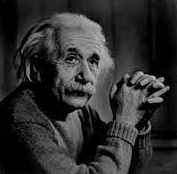
#> input picture New.png, 177 x 174 px
$ python log.py
#> lines starting #> are read from the running program, lines starting #| are printed output that depends on the picture
import cv2
import numpy as np
image =cv2.imread('New.png')
#> image is the input picture: shape (174, 177, 3); min 0, max 199, mean 46.6

# c=255/np.log(1+255)
# # print(c)
c=60
log_image = c * (np.log(image + 1))
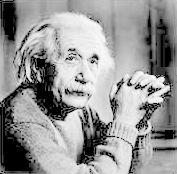
#> log_image: shape (174, 177, 3) float16; min 0, max 317.8, mean 187.2; drawn with min black and max white

log_image = np.array(log_image, dtype = np.uint8)
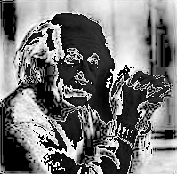
#> log_image: shape (174, 177, 3); min 0, max 255, mean 118.2

cv2.imshow('LOG_Tran', log_image)
cv2.waitKey()

# [5 lines of commented-out code are left out]

$ run again, with ballon.PNG copied over New.png
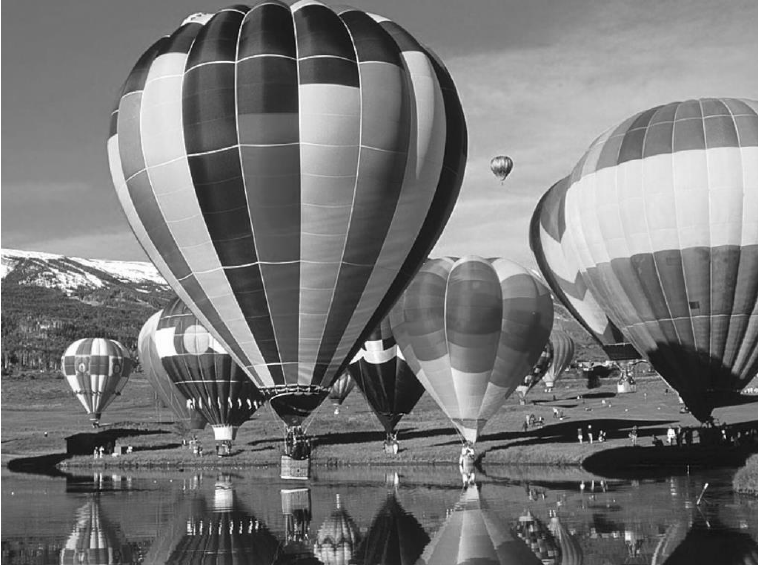
#> input picture ballon.PNG, 758 x 568 px
#> image is the input picture: shape (568, 758, 3); min 0, max 255, mean 119.7
#> `log_image = np.array(log_image, dtype = np.uint8)`:
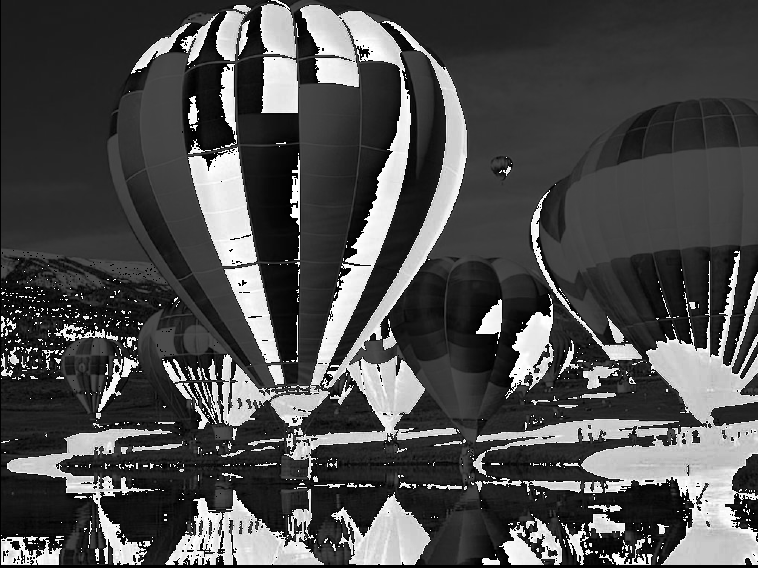
#> log_image: shape (568, 758, 3); min 0, max 255, mean 76.3
